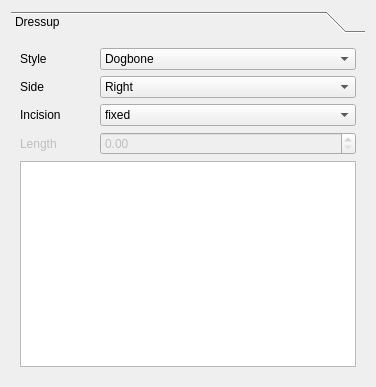
<?xml version="1.0" encoding="UTF-8"?>
<ui version="4.0">
 <class>TaskPanel</class>
 <widget class="QWidget" name="TaskPanel">
  <property name="geometry">
   <rect>
    <x>0</x>
    <y>0</y>
    <width>376</width>
    <height>387</height>
   </rect>
  </property>
  <property name="windowTitle">
   <string>Dogbones</string>
  </property>
  <layout class="QGridLayout" name="gridLayout_2">
   <item row="1" column="0">
    <widget class="QToolBox" name="toolBox">
     <property name="frameShape">
      <enum>QFrame::NoFrame</enum>
     </property>
     <property name="currentIndex">
      <number>0</number>
     </property>
     <widget class="QWidget" name="Dressup">
      <property name="geometry">
       <rect>
        <x>0</x>
        <y>0</y>
        <width>360</width>
        <height>340</height>
       </rect>
      </property>
      <attribute name="label">
       <string>Dressup</string>
      </attribute>
      <layout class="QFormLayout" name="formLayout">
       <item row="0" column="0">
        <widget class="QLabel" name="styleLabel">
         <property name="text">
          <string>Style</string>
         </property>
        </widget>
       </item>
       <item row="0" column="1">
        <widget class="QComboBox" name="styleCombo">
         <property name="toolTip">
          <string notr="true">&lt;html&gt;&lt;head/&gt;&lt;body&gt;&lt;p&gt;Select desired style of the bone dressup:&lt;/p&gt;&lt;p&gt;&lt;span style=&quot; font-weight:600; font-style:italic;&quot;&gt;Dogbone&lt;/span&gt; ... take the shortest path to cover the corner,&lt;/p&gt;&lt;p&gt;&lt;span style=&quot; font-weight:600; font-style:italic;&quot;&gt;T-bone&lt;/span&gt; ... extend a certain direction until corner is covered&lt;/p&gt;&lt;/body&gt;&lt;/html&gt;</string>
         </property>
         <item>
          <property name="text">
           <string>Dogbone</string>
          </property>
         </item>
         <item>
          <property name="text">
           <string>T-bone horizontal</string>
          </property>
         </item>
         <item>
          <property name="text">
           <string>T-bone vertical</string>
          </property>
         </item>
         <item>
          <property name="text">
           <string>T-bone long edge</string>
          </property>
         </item>
         <item>
          <property name="text">
           <string>T-bone short edge</string>
          </property>
         </item>
        </widget>
       </item>
       <item row="1" column="0">
        <widget class="QLabel" name="sideLabel">
         <property name="text">
          <string>Side</string>
         </property>
        </widget>
       </item>
       <item row="1" column="1">
        <widget class="QComboBox" name="sideCombo">
         <property name="toolTip">
          <string notr="true">&lt;html&gt;&lt;head/&gt;&lt;body&gt;&lt;p&gt;On which side of the profile bones are inserted - this also determines which corners are dressed up. The default value is determined based on the profile being dressed up.&lt;/p&gt;&lt;/body&gt;&lt;/html&gt;</string>
         </property>
         <property name="currentIndex">
          <number>1</number>
         </property>
         <item>
          <property name="text">
           <string>Left</string>
          </property>
         </item>
         <item>
          <property name="text">
           <string>Right</string>
          </property>
         </item>
        </widget>
       </item>
       <item row="2" column="0">
        <widget class="QLabel" name="incisionLabel">
         <property name="text">
          <string>Incision          </string>
         </property>
        </widget>
       </item>
       <item row="2" column="1">
        <widget class="QComboBox" name="incisionCombo">
         <property name="toolTip">
          <string notr="true">&lt;html&gt;&lt;head/&gt;&lt;body&gt;&lt;p&gt;Determines the incision length of the bone to be inserted into the profile.&lt;/p&gt;&lt;p&gt;&lt;span style=&quot; font-weight:600; font-style:italic;&quot;&gt;adaptive&lt;/span&gt; ... the length is adapted to cover the corner based on the angle of its edges, taking the current tool radius into account (default)&lt;/p&gt;&lt;p&gt;&lt;span style=&quot; font-weight:600; font-style:italic;&quot;&gt;fixed&lt;/span&gt; ... is the same as adaptive for straight angles. For T-bones it's the radius of the tool (R) and for dogbones it's R * (2/√2 - 1).&lt;/p&gt;&lt;p&gt;&lt;span style=&quot; font-weight:600; font-style:italic;&quot;&gt;custom&lt;/span&gt; ... let's you specify a custom (fixed) length below&lt;/p&gt;&lt;/body&gt;&lt;/html&gt;</string>
         </property>
         <property name="currentIndex">
          <number>2</number>
         </property>
         <item>
          <property name="text">
           <string>adaptive</string>
          </property>
         </item>
         <item>
          <property name="text">
           <string>custom</string>
          </property>
         </item>
         <item>
          <property name="text">
           <string>fixed</string>
          </property>
         </item>
        </widget>
       </item>
       <item row="3" column="1">
        <widget class="QDoubleSpinBox" name="custom">
         <property name="enabled">
          <bool>false</bool>
         </property>
         <property name="toolTip">
          <string>&lt;html&gt;&lt;head/&gt;&lt;body&gt;&lt;p&gt;Enter length for each bone if &lt;span style=&quot; font-weight:600;&quot;&gt;Incision&lt;/span&gt; is set to &lt;span style=&quot; font-weight:600;&quot;&gt;custom&lt;/span&gt;, ignored otherwise.&lt;/p&gt;&lt;/body&gt;&lt;/html&gt;</string>
         </property>
        </widget>
       </item>
       <item row="4" column="0" colspan="2">
        <widget class="QListWidget" name="bones">
         <property name="sizePolicy">
          <sizepolicy hsizetype="Expanding" vsizetype="Expanding">
           <horstretch>0</horstretch>
           <verstretch>0</verstretch>
          </sizepolicy>
         </property>
         <property name="toolTip">
          <string>&lt;html&gt;&lt;head/&gt;&lt;body&gt;&lt;p&gt;List of bone locations (with all bones at that location) that are part of this dressup. The list is determined by the corners in the profile and the selected &lt;span style=&quot; font-weight:600;&quot;&gt;Side&lt;/span&gt; for the bones. &lt;/p&gt;&lt;p&gt;You can &lt;span style=&quot; font-weight:600;&quot;&gt;un-check&lt;/span&gt; the bones you don't want to be dressed up.&lt;/p&gt;&lt;p&gt;If a bone is &lt;span style=&quot; font-weight:600;&quot;&gt;grayed out&lt;/span&gt; it means that it is already dressed up by a previous dressup. Or put another way, if you dress up this dogobone dressup again you will only be able to select the bones that are un-checked here.&lt;/p&gt;&lt;p&gt;If this list is empty it probably means you're trying to create bones on the wrong side of the profile.&lt;/p&gt;&lt;/body&gt;&lt;/html&gt;</string>
         </property>
        </widget>
       </item>
       <item row="3" column="0">
        <widget class="QLabel" name="customLabel">
         <property name="enabled">
          <bool>false</bool>
         </property>
         <property name="text">
          <string>Length</string>
         </property>
        </widget>
       </item>
      </layout>
     </widget>
    </widget>
   </item>
  </layout>
 </widget>
 <resources/>
 <connections/>
</ui>
